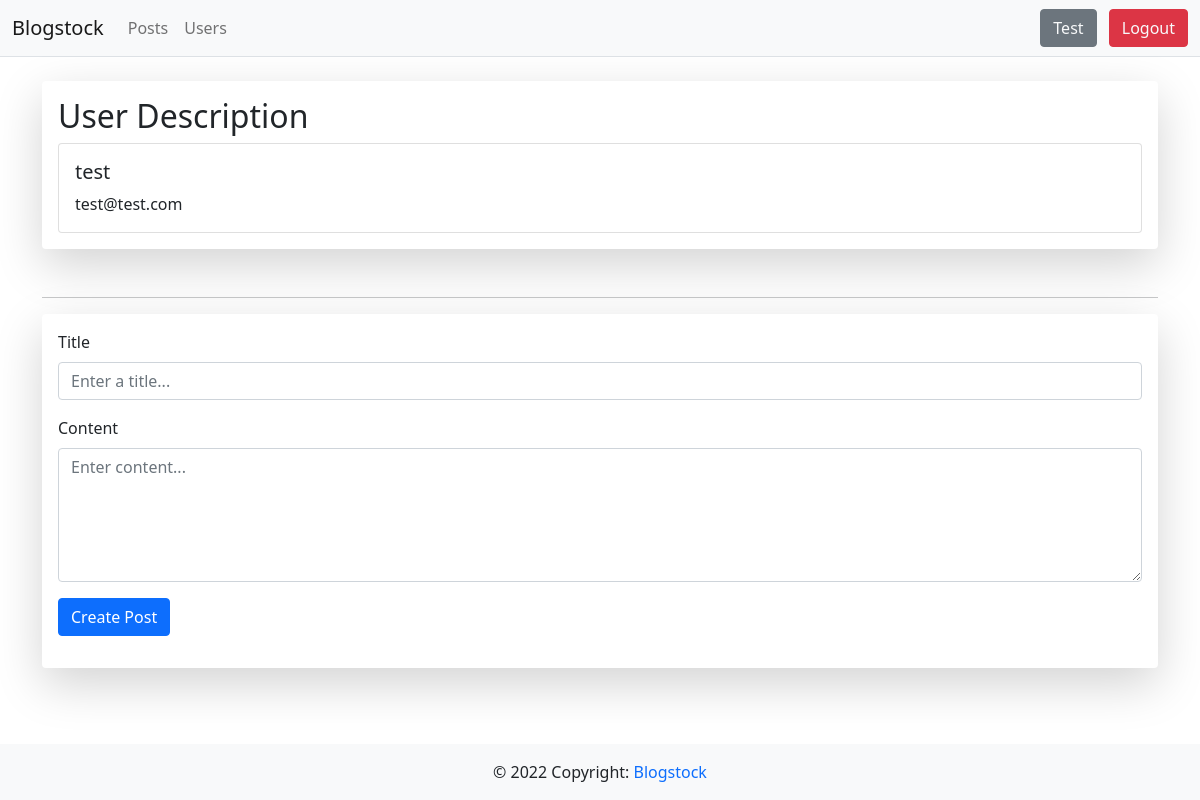
/user_dashboard (signed in), run on the app's committed database.
### app/models.py (models this page shows)
class User(db.Model, UserMixin):
    id = db.Column(db.Integer, primary_key=True)
    username = db.Column(db.String(150), unique=True)
    email = db.Column(db.String(150), unique=True)
    password = db.Column(db.String(255))
    posts = db.relationship('Post')

### app/views.py (the view, shortened to what this page needs)
@views.route("/user_dashboard", methods=["GET", "POST"])
@login_required
def user_dashboard_page():
    return render_template("user_dashboard.html", user=current_user)

### app/__init__.py (called while the page is built)
def create_app():
    app = Flask(__name__)
    app.config['SECRET_KEY'] = 'test'
    app.config['SQLALCHEMY_DATABASE_URI'] = f'sqlite:///{DB_NAME}'
    db.init_app(app)
    from .views import views
    app.register_blueprint(views, url_prefix="/")
    from .auth import auth
    app.register_blueprint(auth, url_prefix="/")
    from .models import User
    create_database(app)
    login_manager = LoginManager()
    login_manager.login_view = "auth.login"
    login_manager.init_app(app)
    @login_manager.user_loader
    def load_user(id):
        return User.query.get(int(id))
    @app.errorhandler(404)
    def page_not_found(error):
        return render_template("404.html", user=current_user), 404
    return app

### app/templates/user_dashboard.html (shortened to what this page needs)
{% extends "base.html" %}
{% block content %}
    <section class="shadow-lg p-3 mb-5 bg-body rounded">
        <h2>User Description</h2>
        <div class="card">
            <div class="card-body">
                <h5 class="card-title">{{ user.username }}</h5>
                <p class="card-text">{{ user.email }}</p>
            </div>
        </div>
    </section>
    <hr>
    <form class="shadow-lg p-3 mb-5 bg-body rounded" method="post">
        <div class="mb-3">
            <label for="title" class="form-label">Title</label>
            <input type="text" name="title" id="title" placeholder="Enter a title..." class="form-control">
        </div>
        <div class="mb-3">
            <label for="content" class="form-label">Content</label>
            <textarea name="content" id="content" rows="5" placeholder="Enter content..." class="form-control"></textarea>
        </div>
        <div class="mb-3">
            <button class="btn btn-primary" type="submit">Create Post</button>
        </div>
    </form>
{% endblock %}

### app/templates/base.html (shortened to what this page needs)
<!DOCTYPE html>
<html lang="en">
<head>
    <link href="https://cdn.jsdelivr.net/npm/bootstrap@5.0.2/dist/css/bootstrap.min.css" rel="stylesheet">
    <link rel="stylesheet" href="{{ url_for('static', filename='app.css') }}">
</head>
<body>
    <header class="border-bottom">
      <nav class="navbar navbar-expand-lg navbar-light bg-light">
        <div class="container-fluid">
          <a class="navbar-brand" href="{{ url_for('views.home_page') }}">Blogstock</a>
          <div class="collapse navbar-collapse" id="navbarSupportedContent">
            <ul class="navbar-nav me-auto mb-2 mb-lg-0">
              <li class="nav-item">
                <a href="{{ url_for('views.posts_page') }}" class="nav-link">Posts</a>
              </li>
              <li class="nav-item">
                <a href="{{ url_for('views.users_page') }}" class="nav-link">Users</a>
              </li>
            </ul>
            <div>
              {% if user.is_authenticated %}
                <button type="button" class="btn btn-secondary me-2">
                  <a class="text-light text-decoration-none" href="{{ url_for('views.user_dashboard_page') }}">{{user.username.title()}}</a>
                </button>
                <button type="button" class="btn btn-danger">
                  <a class="text-light text-decoration-none" href="{{ url_for('auth.logout') }}">Logout</a>
                </button>
              {% endif %}
            </div>
          </div>
        </div>
      </nav>
    </header>
    <main class="container mt-4">
      {% block content %}
      {% endblock %}
    </main>
    <footer class="bg-light text-center text-lg-start">
        <div class="text-center p-3">
          © 2022 Copyright:
          <a class="text-decoration-none" href="">Blogstock</a>
        </div>
    </footer>
</body>
</html>

### app/static/app.css (style rules this page uses)
html { min-height: 100vh; overflow-x: hidden; }
body { min-height: 100vh; display: flex; flex-direction: column; }
main { flex: 1 1 auto; }

### data on the page
User: username "Test", username "test", email "test@test.com"
